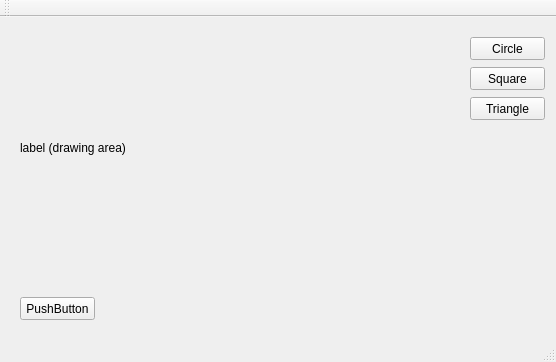
<?xml version="1.0" encoding="UTF-8"?>
<ui version="4.0">
 <class>MainWindow</class>
 <widget class="QMainWindow" name="MainWindow">
  <property name="geometry">
   <rect>
    <x>0</x>
    <y>0</y>
    <width>556</width>
    <height>362</height>
   </rect>
  </property>
  <property name="windowTitle">
   <string>MainWindow</string>
  </property>
  <widget class="QWidget" name="centralWidget">
   <widget class="QPushButton" name="circle">
    <property name="geometry">
     <rect>
      <x>470</x>
      <y>20</y>
      <width>75</width>
      <height>23</height>
     </rect>
    </property>
    <property name="text">
     <string>Circle</string>
    </property>
   </widget>
   <widget class="QLabel" name="label_draw_area">
    <property name="geometry">
     <rect>
      <x>20</x>
      <y>10</y>
      <width>401</width>
      <height>241</height>
     </rect>
    </property>
    <property name="text">
     <string>label (drawing area)</string>
    </property>
   </widget>
   <widget class="QPushButton" name="pushButton">
    <property name="geometry">
     <rect>
      <x>20</x>
      <y>280</y>
      <width>75</width>
      <height>23</height>
     </rect>
    </property>
    <property name="text">
     <string>PushButton</string>
    </property>
   </widget>
   <widget class="QPushButton" name="square">
    <property name="geometry">
     <rect>
      <x>470</x>
      <y>50</y>
      <width>75</width>
      <height>23</height>
     </rect>
    </property>
    <property name="text">
     <string>Square</string>
    </property>
   </widget>
   <widget class="QPushButton" name="triangle">
    <property name="geometry">
     <rect>
      <x>470</x>
      <y>80</y>
      <width>75</width>
      <height>23</height>
     </rect>
    </property>
    <property name="text">
     <string>Triangle</string>
    </property>
   </widget>
  </widget>
  <widget class="QMenuBar" name="menuBar">
   <property name="geometry">
    <rect>
     <x>0</x>
     <y>0</y>
     <width>556</width>
     <height>21</height>
    </rect>
   </property>
  </widget>
  <widget class="QToolBar" name="mainToolBar">
   <attribute name="toolBarArea">
    <enum>TopToolBarArea</enum>
   </attribute>
   <attribute name="toolBarBreak">
    <bool>false</bool>
   </attribute>
  </widget>
  <widget class="QStatusBar" name="statusBar"/>
 </widget>
 <layoutdefault spacing="6" margin="11"/>
 <resources/>
 <connections/>
</ui>
